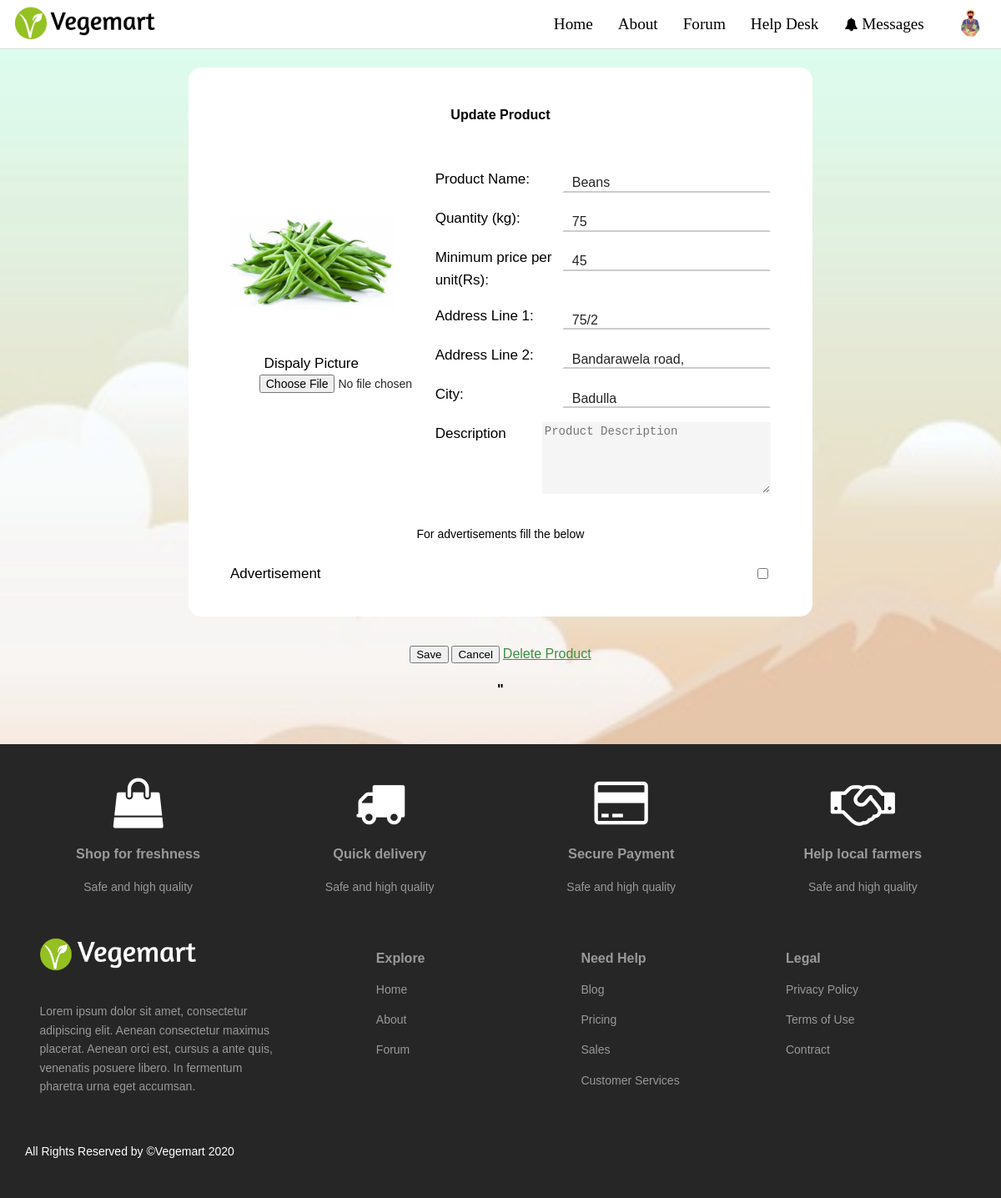
Page /public/seller/seller_product_edit.php?id=887607490 (signed in) on the committed database.
### tables this page shows
CREATE TABLE `client` (
  `id` int(10) NOT NULL,
  `fName` varchar(50) NOT NULL,
  `lName` varchar(50) NOT NULL,
  `phoneNum` varchar(10) NOT NULL,
  `address1` varchar(20) NOT NULL,
  `address2` varchar(50) NOT NULL,
  `city` text NOT NULL,
  `profilePic` text NOT NULL,
  `username` varchar(50) NOT NULL
);

CREATE TABLE `products` (
  `productID` int(10) NOT NULL,
  `sellerID` int(20) NOT NULL,
  `name` text NOT NULL,
  `quantity` int(10) NOT NULL,
  `minPrice` int(10) NOT NULL,
  `imageName` text NOT NULL,
  `address1` varchar(20) NOT NULL,
  `address2` varchar(50) NOT NULL,
  `city` varchar(20) NOT NULL,
  `description` text NOT NULL,
  `exdate` date NOT NULL,
  `time` time NOT NULL,
  `datetime` datetime(6) NOT NULL
);

### public/seller/seller_product_edit_details.php (the view, shortened to what this page needs)
<html lang="en">
<head>
    <link rel="stylesheet" type="text/css" href="../css/footer.css">
</head>
<body>
    <div class="row">
        <div class="columns group">
                <div class="column is-8 pl-1 pr-1">
                    <div class="row">
                        <div class="updateForm">
                            <h2>Update Product</h2><br>
                            <form id="UpdateProduct" action="../../src/seller/seller_product_edit_submit.php" method="post" enctype="multipart/form-data">
                                <div class="columns group">
                                    <div class="column is-4 pl-1">
                                    <input type="hidden" class="input-box" id="editProductID" name="editProductID" value="<?php echo $row['productID']?>" required/><br>
                                        <div class="image-row">
                                            <img class="item-img" src= "../images/products/<?php echo $row['imageName']?>"> <br>
                                            <label for="image">Dispaly Picture</label><br>
                                            <input type="file" class="image-input" id="fileToUpload" name="fileToUpload"/><br>
                                        </div>
                                    </div>
                                    <div class="column is-8 pl-1 has-text-left">
                                        <div class="input-row">
                                            <label for="productName">Product Name:</label>
                                            <input type="text" class="input-box" id="productName" name="editProductName" placeholder="Product Name" value="<?php echo $row['name']?>" required/><br>
                                        </div>
                                        <div class="input-row">
                                            <label for="quantity">Quantity (kg):</label>
                                            <input type="text" class="input-box" id="quantity" name="editQuantity" placeholder="Quantity" value="<?php echo $row['quantity']?>" required/><br>
                                        </div>
                                        <div class="input-row">
                                            <label for="minPrice">Minimum price per unit(Rs):</label>
                                            <input type="text" class="input-box" id="minPrice" name="editMinPrice" placeholder="Minimum price" value="<?php echo $row['minPrice']?>" required/><br>
                                        </div>
                                        <div class="input-row">
                                            <label for="address">Address Line 1:</label>
                                            <input type="text" class="input-box" id="address1" name="editAddress1" placeholder="Address line 1" value="<?php echo $row['address1']?>" required /><br>
                                        </div>
                                        <div class="input-row">
                                            <label for="address">Address Line 2:</label>
                                            <input type="text" class="input-box" id="address2" name="editAddress2" placeholder="Address line 2"  value="<?php echo $row['address2']?>" required/><br>
                                        </div>
                                        <div class="input-row">
                                            <label for="address">City:</label>
                                            <input type="text" class="input-box" id="city" name="editCity" placeholder="City"  value="<?php echo $row['city']?>" required/><br>
                                        </div>
                                        <div class="input-row">
                                            <label for="description">Description</label>   <br>
                                            <textarea rows="5" cols="30" name="Description" form="UpdateProduct" placeholder="Product Description"></textarea>
                                        </div>
                                        <br>
                                    </div>
                                        <p>For advertisements fill the below</p>
                                        <div class="input-row">
                                            <label for="ad">Advertisement</label>
                                            <input type="checkbox" style="text-align-left" id="ad" name="ad" value="ad"/>
                                        </div>
                                    </div>
                                </div>
                                <br>
                                    <input class="form-button"  type="submit" name="submit" value="Save">
                                    <input class="form-button" type="button" name="cancel" onclick="window.location.replace('seller_home.php')" value="Cancel">
                                    <a style="color:#3e8e41; font-size:16px; margin-top:10%;" href="#">Delete Product</a>
                                    </div>
                                <h3 class="error-msg"><?php include_once ('../includes/message.php'); ?>"</h3>
                            </div>
                        </div>
                    </div>
        <?php include_once "../includes/footer.php"; ?>
    </body>
</html>

### public/seller/seller_nav.php (shortened to what this page needs)
<?php
    include ('../../config/dbconfig.php');
?>
<!DOCTYPE html>
<html lang="en">
    <head>
        <link rel="stylesheet" type="text/css" href="../css/nav.css">
    </head>
    <body>
        <header class="header">
            <a href="./seller_home.php"><img class="logopic" src="../images/logob.png"></a>
            <ul class="main-nav">
                <li><a href="http://localhost/vegemart/public/index.php">Home</a></li>
                <li><a href="#">About</a></li>
                <li><a href="http://localhost/vegemart/public/forum.php">Forum</a></li>
                <li><a href="http://localhost/vegemart/public/help_desk">Help Desk</a></li>
                <?php
                    if(isset($_SESSION["loggedInUserID"])||isset($_SESSION["loggedInSellerID"])){
                        if (isset($_SESSION["loggedInUserID"])) {
                            $userID = $_SESSION["loggedInUserID"];
                        }
                        elseif (isset($_SESSION["loggedInSellerID"])) {
                            $userID = $_SESSION["loggedInSellerID"];
                        }
                        $retrieveInfo =  "SELECT * FROM client WHERE id='$userID';";
                        $resultInfo = mysqli_query($con, $retrieveInfo);
                        while($rowUser  = mysqli_fetch_assoc($resultInfo)){
                            echo "
                        <li>
                        <div class=\"nav-dropdown\">
                        <i class=\"fa fa-bell\" style=\"font-size:16px; color:black; margin-left:1em; margin-right:0; padding-right:0;\"></i><button onclick=\"dropFunc()\" class=\"notifbtn\">Messages</button>
                            <div id=\"notifDrop\" class=\"dropdown-content\">
                                <a href=\"#home\">You have a message from Nimal Bandara</a>
                            </div>
                        </div>
                        </li>
                        <li>
                        <div class=\"nav-dropdown\">
                            <img class=\"dp\" src=\"http://localhost/vegemart/public/images/users/{$rowUser['profilePic']}\" alt=\"Avatar\">
                            <div class=\"dropdown-content\">
                                <a href=\"http://localhost/vegemart/public/seller/seller_profile_edit.php\">View Profile</a>
                                <a href=\"http://localhost/vegemart/src/logout.php\">Logout</a>
                            </div>
                        </div>
                        </li>";
                    }
                }
                else{
                    echo"<li><button class=\"loginbtn\" onClick=\"location.href='http://localhost/vegemart/public/login.php';\">Login</button><li>";
                }
            ?>
            </ul>
        </header>
    </body>
</html>

### src/seller/seller_product_edit_details.php (shortened to what this page needs)
<?php
    include ('../../config/dbconfig.php');
    $productID = $_GET['id'];
    $selectproduct = "SELECT * FROM `products` WHERE productID='".$productID."'";
    $productQuery = mysqli_query($con,$selectproduct);
    while($row = mysqli_fetch_assoc($productQuery)){
        include ('../../public/seller/seller_product_edit_details.php');
    }
?>

### public/includes/footer.php (shortened to what this page needs)
<!DOCTYPE html>
<html lang="en">
    <head>
        <link rel="stylesheet" href="https://cdnjs.cloudflare.com/ajax/libs/font-awesome/4.7.0/css/font-awesome.min.css">
    </head>
    <body>
        <footer class="footer">
            <div class="row">
                <div class="columns group">
                    <div class="column is-3" style="color: #999">
                        <i class="fa fa-shopping-bag" style="font-size:60px; color:white;"></i>
                        <h3>Shop for freshness</h3>
                        <p>Safe and high quality</p>
                    </div>
                    <div class="column is-3" style="color: #999">
                        <i class="fa fa-truck" style="font-size:60px; color:white;"></i>
                        <h3>Quick delivery</h3>
                        <p>Safe and high quality</p>
                    </div>
                    <div class="column is-3" style="color: #999">
                        <i class="fa fa-credit-card" style="font-size:60px; color:white;"></i>
                        <h3>Secure Payment</h3>
                        <p>Safe and high quality</p>
                    </div>
                    <div class="column is-3" style="color: #999">
                        <i class="fa fa-handshake-o" style="font-size:60px; color:white;"></i>
                        <h3>Help local farmers</h3>
                        <p>Safe and high quality</p>
                    </div>
                </div>
            </div>
            <div class="l-footer">
                    <h1><img class="logo-image" src="./images/logow.png" alt="logo"></h1>
                    <p>Lorem ipsum dolor sit amet, consectetur adipiscing elit. Aenean consectetur maximus placerat. Aenean orci est, cursus a ante quis, venenatis posuere libero. In fermentum pharetra urna eget accumsan.</p>
            </div>
            <ul class="r-footer">
                <li><br>
                    <h2>Explore</h2>
                    <ul class="box">
                        <li><a href="#">Home</a></li>
                        <li><a href="#">About</a></li>
                        <li><a href="#">Forum</a></li>
                    </ul>
                </li>
                <li class-"features"><br>
                    <h2>Need Help</h2>
                    <ul class="box">
                        <li><a href="#">Blog</a></li>
                        <li><a href="#">Pricing</a></li>
                        <li><a href="#">Sales</a></li>
                        <li><a href="#">Customer Services</a></li>
                    </ul>
                </li>
                <li><br>
                    <h2>Legal</h2>
                    <ul class="box">
                        <li><a href="#">Privacy Policy</a></li>
                        <li><a href="#">Terms of Use</a></li>
                        <li><a href="#">Contract</a></li>
                    </ul>
                </li>
            </ul>
            <div class="b- footer">
                <p>All Rights Reserved by &copy;Vegemart 2020</p>
            </div>
        </footer>
    </body>
</html>

### rows in the picture
client: profilePic (picture)
products: imageName (picture), editProductName "Beans", editQuantity "75", editMinPrice "45", editAddress1 "75/2", editAddress2 "Bandarawela road,", editCity "Badulla"
